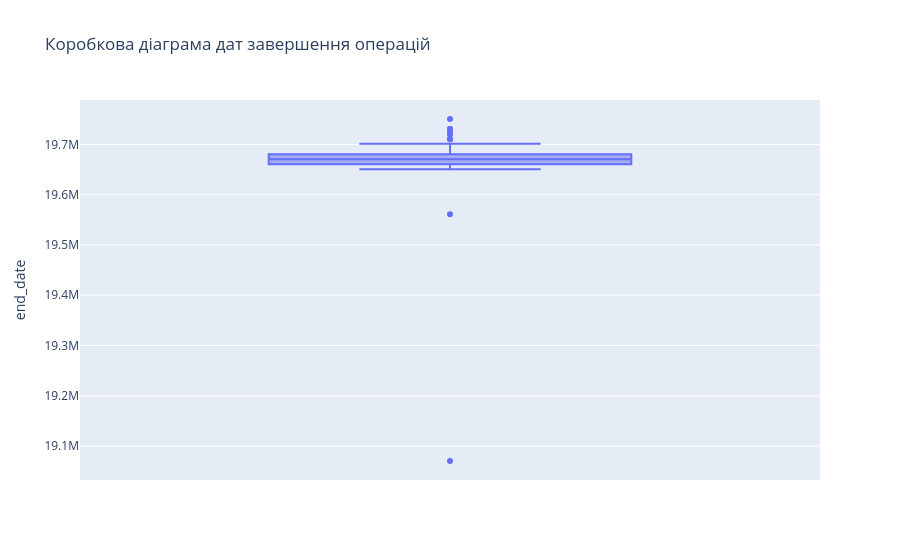

The cell this chart's notebook holds for it:
### Code cell
import plotly.express as px

fig = px.box(
    df,
    y='end_date',
    points='outliers',
    title='Коробкова діаграма дат завершення операцій'
)

fig.show()

### Figure 1 — Plotly figure (JSON) as saved in the notebook; plotly's stock layout.template omitted (floating-point values rounded to 4 significant figures; data arrays with more than 128 entries replaced by an {"elided": "..."} marker saying what was removed)
{"data": [{"alignmentgroup": "True", "boxpoints": "outliers", "hovertemplate": "end_date=%{y}<extra></extra>", "legendgroup": "", "marker": {"color": "#636efa"}, "name": "", "notched": false, "offsetgroup": "", "orientation": "v", "showlegend": false, "type": "box", "x0": " ", "xaxis": "x", "y": {"elided": "255 int values"}, "y0": " ", "yaxis": "y"}], "layout": {"boxmode": "group", "legend": {"tracegroupgap": 0}, "title": {"text": "Коробкова діаграма дат завершення операцій"}, "xaxis": {"anchor": "y", "domain": [0, 1]}, "yaxis": {"anchor": "x", "domain": [0, 1], "title": {"text": "end_date"}}}}
